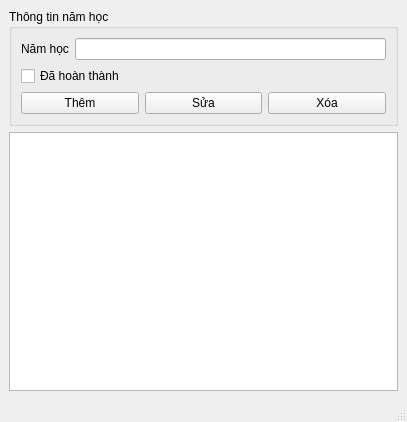
<?xml version="1.0" encoding="UTF-8"?>
<ui version="4.0">
 <class>quanlynamhoc</class>
 <widget class="QMainWindow" name="quanlynamhoc">
  <property name="windowModality">
   <enum>Qt::WindowModality::WindowModal</enum>
  </property>
  <property name="geometry">
   <rect>
    <x>0</x>
    <y>0</y>
    <width>407</width>
    <height>422</height>
   </rect>
  </property>
  <property name="windowTitle">
   <string>Quản lý năm học – HongGrader</string>
  </property>
  <widget class="QWidget" name="centralwidget">
   <layout class="QVBoxLayout" name="verticalLayout">
    <item>
     <widget class="QGroupBox" name="groupBox_2">
      <property name="title">
       <string>Thông tin năm học</string>
      </property>
      <layout class="QFormLayout" name="formLayout">
       <item row="0" column="0">
        <widget class="QLabel" name="label_4">
         <property name="text">
          <string>Năm học</string>
         </property>
         <property name="buddy">
          <cstring>LEnamhocmoi</cstring>
         </property>
        </widget>
       </item>
       <item row="0" column="1">
        <widget class="QLineEdit" name="LEnamhocmoi">
         <property name="maxLength">
          <number>30</number>
         </property>
        </widget>
       </item>
       <item row="1" column="0" colspan="2">
        <widget class="QCheckBox" name="checkBoxvohieu">
         <property name="text">
          <string>Đã hoàn thành</string>
         </property>
        </widget>
       </item>
       <item row="2" column="0" colspan="2">
        <layout class="QHBoxLayout" name="horizontalLayout">
         <item>
          <widget class="QPushButton" name="BTthemnamhoc">
           <property name="text">
            <string>Thêm</string>
           </property>
          </widget>
         </item>
         <item>
          <widget class="QPushButton" name="BTsua">
           <property name="text">
            <string>Sửa</string>
           </property>
          </widget>
         </item>
         <item>
          <widget class="QPushButton" name="BTxoanamhoc">
           <property name="text">
            <string>Xóa</string>
           </property>
          </widget>
         </item>
        </layout>
       </item>
      </layout>
     </widget>
    </item>
    <item>
     <widget class="QTableView" name="tablenamhoc">
      <property name="editTriggers">
       <set>QAbstractItemView::EditTrigger::NoEditTriggers</set>
      </property>
      <property name="selectionMode">
       <enum>QAbstractItemView::SelectionMode::SingleSelection</enum>
      </property>
      <property name="selectionBehavior">
       <enum>QAbstractItemView::SelectionBehavior::SelectRows</enum>
      </property>
     </widget>
    </item>
   </layout>
  </widget>
  <widget class="QMenuBar" name="menubar">
   <property name="geometry">
    <rect>
     <x>0</x>
     <y>0</y>
     <width>407</width>
     <height>26</height>
    </rect>
   </property>
  </widget>
  <widget class="QStatusBar" name="statusbar"/>
 </widget>
 <resources/>
 <connections/>
</ui>
